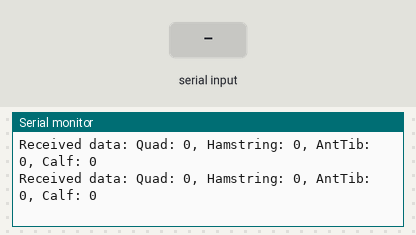
A sketch run on a simulated Arduino Uno, built with avr-gcc and run on an emulated ATmega328P. Parts: the last lines printed to the serial monitor. Inputs (shaded band) come from the test bench.

Above: at 1.2 s.
1.3 s: "90,45,200\n" received over Serial
At 1.45 s:
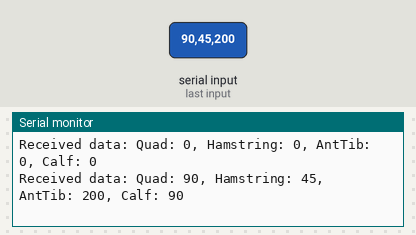
4.3 s: "30,150\n" received over Serial
At 4.47 s:
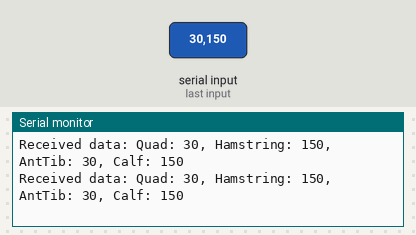
7.3 s: "30,150,10\n" received over Serial
At 7.4 s:
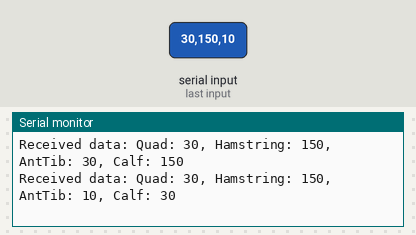
10.3 s: "90,45\n" received over Serial
At 10.48 s:
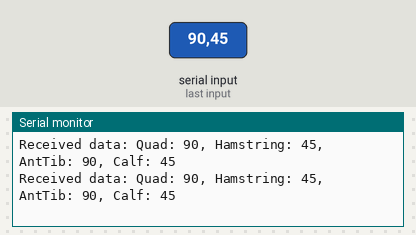
13.3 s: "90,45,200,10\n" received over Serial
At 13.38 s:
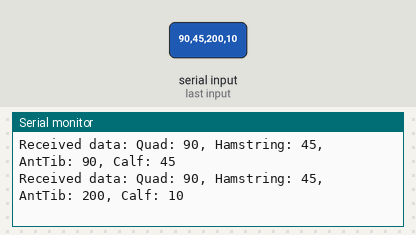
16.3 s: "30,150,10,200\n" received over Serial
At 16.46 s:
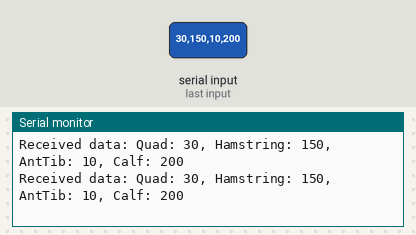
Timing chart, 0 to 19.3 s (numbered marks = the images above; inputs shaded):
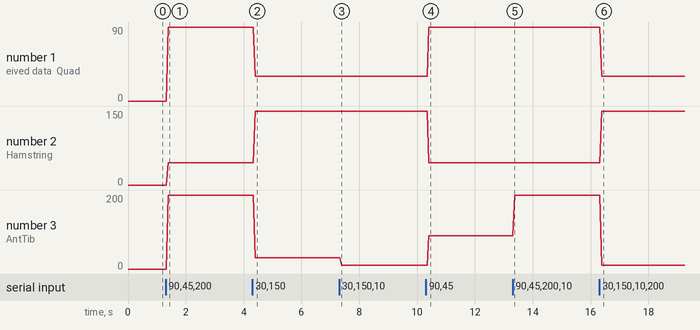

Measured:
- after the input at 1.3 s, the serial monitor: prints a new line after 0.09 s (image 1)
- after the input at 4.3 s, the serial monitor: prints a new line after 0.10 s (image 2)
- after the input at 7.3 s, the serial monitor: prints a new line after 0.10 s (image 3)
- after the input at 10.3 s, the serial monitor: prints a new line after 0.11 s (image 4)
- after the input at 13.3 s, the serial monitor: prints a new line after 0.08 s (image 5)
- after the input at 16.3 s, the serial monitor: prints a new line after 0.09 s (image 6)
- plotted number 1: 0 → 90 after the input at 1.3 s, 90 → 30 after the input at 4.3 s, 30 → 90 after the input at 10.3 s, 90 → 30 after the input at 16.3 s
- plotted number 2: 0 → 45 after the input at 1.3 s, 45 → 150 after the input at 4.3 s, 150 → 45 after the input at 10.3 s, 45 → 150 after the input at 16.3 s

The sketch:

TENS_Control.ino
```cpp
#include <SPI.h>

byte ad1 = 0x00;
int CS1 = 10;
int CS2 = 9;
int CS3 = 6;
int CS4 = 5;
int i=0;
int data = 0;
int Quad, Hamstring, AntTib, Calf;

void setup(){
  pinMode (CS1, OUTPUT); // Calf
  pinMode (CS2, OUTPUT); // AntTib
  pinMode (CS3, OUTPUT); // Hamstring
  pinMode (CS4, OUTPUT); // Quad

  pinMode(13, OUTPUT);
  Serial.begin(9600);
  SPI.begin();
}

void loop() {
  if (Serial.available() > 0) {
    // Read the incoming data until a newline character is received
    String data = Serial.readStringUntil('\n');

    // Split the data into two strings separated by a comma
    int commaIndex1 = data.indexOf(',');
    int commaIndex2 = data.indexOf(',', commaIndex1 + 1);
    int commaIndex3 = data.indexOf(',', commaIndex2 + 1);

    String pair1String = data.substring(0, commaIndex1);
    String pair2String = data.substring(commaIndex1 + 1, commaIndex2);
    String pair3String = data.substring(commaIndex2 + 1, commaIndex3);
    String pair4String = data.substring(commaIndex3 + 1);

    // Convert the strings to integers and store them in arrays
    Quad = pair1String.toInt();
    Hamstring = pair2String.toInt();
    AntTib = pair3String.toInt();
    Calf = pair4String.toInt();

    // Clear the serial buffer
    while (Serial.available() > 0)
      Serial.read();
  }

  digitalPotWrite(CS1, ad1, Calf);
  digitalPotWrite(CS2, ad1, AntTib);
  digitalPotWrite(CS3, ad1, Hamstring);
  digitalPotWrite(CS4, ad1, Quad);


  Serial.print("Received data: ");
  Serial.print("Quad: ");
    Serial.print(Quad);
    Serial.print(", Hamstring: ");
    Serial.print(Hamstring);
    Serial.print(", AntTib: ");
    Serial.print(AntTib);
    Serial.print(", Calf: ");
    Serial.println(Calf);
}

/*
void loop(){

  if (Serial.available() >= 2) {  // Wait until at least 2 bytes are available
    data = Serial.read() << 8 | Serial.read();  // Combine the two bytes into an integer
  }
  Serial.println(data);  // Print the received value

  digitalPotWrite(CS1, ad1, data);
  digitalPotWrite(CS2, ad1, data);
  digitalPotWrite(CS3, ad1, data);
  digitalPotWrite(CS4, ad1, data);

}
*/

int digitalPotWrite(int CS, byte address, int value){
  digitalWrite(CS, LOW);
  SPI.transfer(address);
  SPI.transfer(value);
  digitalWrite(CS, HIGH);
}
```
